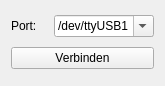
<?xml version="1.0" encoding="UTF-8"?>
<ui version="4.0">
 <class>Form</class>
 <widget class="QWidget" name="Form">
  <property name="geometry">
   <rect>
    <x>0</x>
    <y>0</y>
    <width>165</width>
    <height>86</height>
   </rect>
  </property>
  <property name="windowTitle">
   <string>Form</string>
  </property>
  <layout class="QVBoxLayout" name="verticalLayout">
   <item>
    <layout class="QHBoxLayout" name="horizontalLayout">
     <item>
      <widget class="QLabel" name="label">
       <property name="text">
        <string>Port:</string>
       </property>
      </widget>
     </item>
     <item>
      <widget class="QComboBox" name="comboBox">
       <property name="editable">
        <bool>true</bool>
       </property>
       <item>
        <property name="text">
         <string>/dev/ttyUSB1</string>
        </property>
       </item>
       <item>
        <property name="text">
         <string>/dev/ttyUSB0</string>
        </property>
       </item>
       <item>
        <property name="text">
         <string>COM7</string>
        </property>
       </item>
      </widget>
     </item>
    </layout>
   </item>
   <item>
    <widget class="QPushButton" name="pushButton">
     <property name="text">
      <string>Verbinden</string>
     </property>
    </widget>
   </item>
  </layout>
 </widget>
 <resources/>
 <connections/>
</ui>
